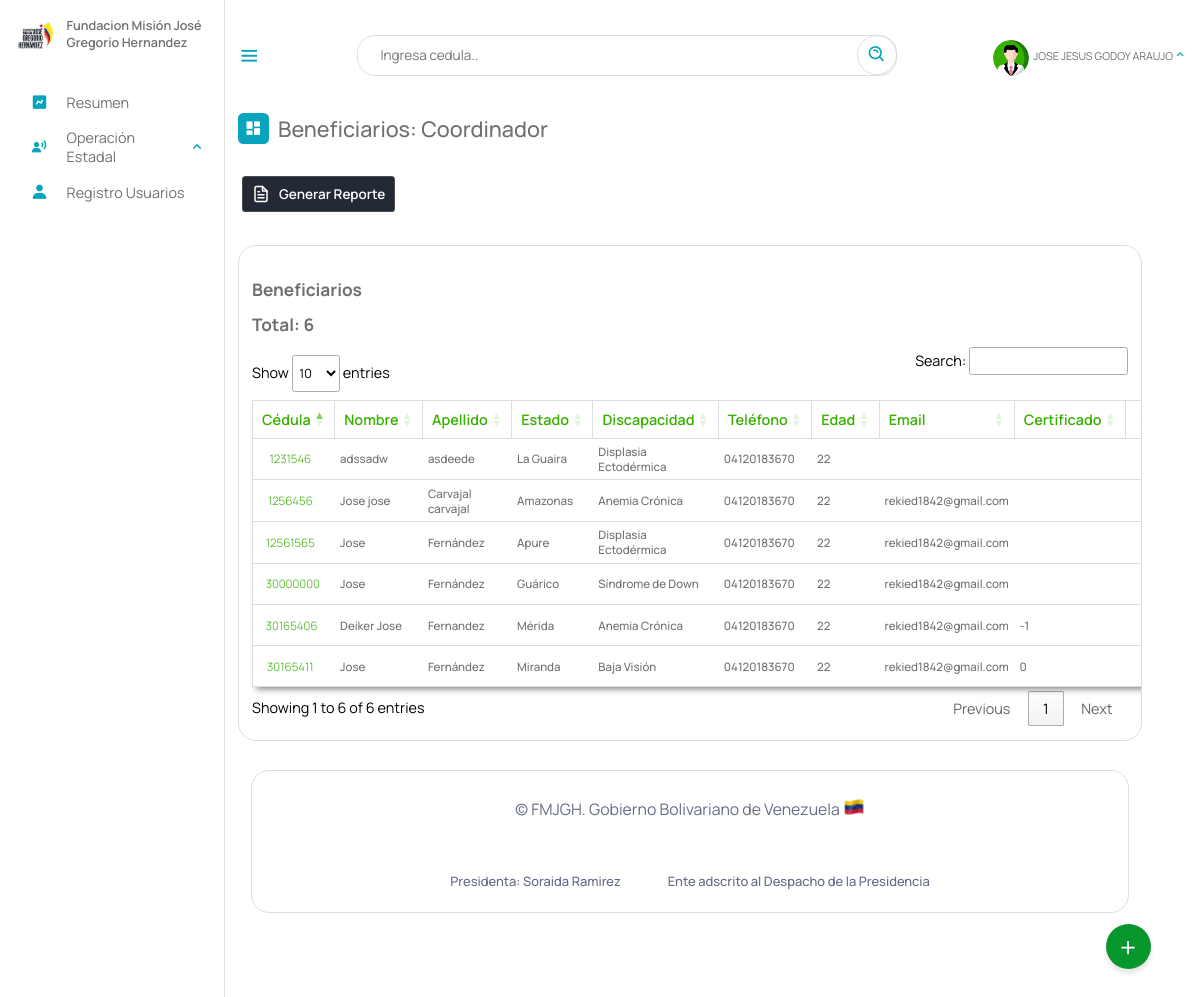
Screenshot of /Escritorio/Beneficiarios.php (signed in) with the database file from the repository.
### tables this page shows
CREATE TABLE `beneficiario` (
  `cedula` int(12) NOT NULL,
  `nombre` text NOT NULL,
  `apellido` text NOT NULL,
  `fecha_naci` date NOT NULL,
  `email` varchar(50) NOT NULL,
  `telefono` varchar(12) NOT NULL,
  `nacionalidad` char(2) NOT NULL,
  `edad` int(2) NOT NULL,
  `sexo` char(1) NOT NULL,
  `edo_civil` text NOT NULL,
  `nro_hijo` int(2) DEFAULT NULL,
  `estado` varchar(10) NOT NULL,
  `municipio` varchar(20) NOT NULL,
  `parroquia` varchar(10) NOT NULL,
  `discapacidad` varchar(10) NOT NULL,
  `atencion_solicitada` varchar(10) DEFAULT NULL,
  `certificado` varchar(50) DEFAULT NULL,
  `registrado_por` text DEFAULT NULL,
  `fecha_registro` date NOT NULL,
  PRIMARY KEY (`cedula`),
  KEY `estado` (`estado`),
  KEY `discapacidad` (`discapacidad`),
  KEY `atencion_solicitada` (`atencion_solicitada`),
  KEY `municipio` (`municipio`),
  KEY `parroquia` (`parroquia`),
  CONSTRAINT `beneficiario_ibfk_1` FOREIGN KEY (`estado`) REFERENCES `estados` (`id_estados`) ON DELETE CASCADE,
  CONSTRAINT `beneficiario_ibfk_2` FOREIGN KEY (`municipio`) REFERENCES `municipios` (`id_municipios`) ON DELETE CASCADE,
  CONSTRAINT `beneficiario_ibfk_3` FOREIGN KEY (`parroquia`) REFERENCES `parroquia` (`id`) ON DELETE CASCADE ON UPDATE CASCADE,
  CONSTRAINT `beneficiario_ibfk_4` FOREIGN KEY (`discapacidad`) REFERENCES `discapacid_e` (`id_e`) ON DELETE CASCADE,
  CONSTRAINT `beneficiario_ibfk_5` FOREIGN KEY (`atencion_solicitada`) REFERENCES `tipoatencion` (`id`) ON DELETE CASCADE
);

CREATE TABLE `estados` (
  `id_estados` varchar(10) NOT NULL,
  `nombre_estado` text NOT NULL,
  `codigo` varchar(255) NOT NULL,
  PRIMARY KEY (`id_estados`)
);

CREATE TABLE `discapacid_e` (
  `nombre_e` text NOT NULL,
  `id_e` varchar(10) NOT NULL,
  `general` varchar(10) NOT NULL,
  PRIMARY KEY (`id_e`),
  KEY `general` (`general`),
  CONSTRAINT `discapacid_e_ibfk_1` FOREIGN KEY (`general`) REFERENCES `discapacid` (`id_disca`) ON DELETE CASCADE
);

### php/01-discapacitados.php (called while the page is built, shortened)
<?php
include_once("ManejadorBD.php");
class Discapacitados extends ManejadorBD
{
	private $cnn;
	public function __construct($tipoConexion)
	{
		$this->cnn = parent::conectar($tipoConexion);
	}
	public function consultageneral()
	{
		try {
			$stmt = $this->cnn->prepare("SELECT beneficiario.cedula, beneficiario.nombre, beneficiario.apellido, estados.nombre_estado, discapacid_e.nombre_e , beneficiario.telefono, beneficiario.edad, beneficiario.email, beneficiario.certificado, beneficiario.registrado_por FROM `beneficiario`,estados, discapacid_e WHERE beneficiario.estado = estados.id_estados AND beneficiario.discapacidad = discapacid_e.id_e");
			$stmt->setFetchMode(PDO::FETCH_ASSOC);
			$stmt->execute();
			return $stmt->fetchAll();
		} catch (PDOException $error) {
			echo "Error: ejecutando consulta SQL." . $error->getMessage();
			exit();
		}
	}
}

### php/ManejadorBD.php (called while the page is built, shortened)
<?php
	class ManejadorBD extends PDO {
		public $srv	= SRV;
		public $usr	= USR;
		public $pas	= PAS;
		public $dbn	= BDN;
		public function conectar($tipoConexion){
			try{
				switch ($tipoConexion) {
				    case 1:
				        $dsn = "mysql:host=$this->srv;dbname=$this->dbn";
				        break;
				}
				$dbh = new PDO($dsn, $this->usr, $this->pas);
    			$dbh->setAttribute(PDO::ATTR_ERRMODE, PDO::ERRMODE_EXCEPTION);
			}catch(PDOException $error){
                echo "Error al Conectar con la Base de Datos: ".$error->getMessage();
                exit();
			}
            $this->conexionBD = $dbh;
			return $this->conexionBD;
		}
	}
?>

### Escritorio/Beneficiarios.php (the view, shortened to what this page needs)
<?php
include_once("partearriba.php");
?>
<link rel="stylesheet" type="text/css" href="https://cdn.datatables.net/1.11.3/css/jquery.dataTables.min.css">
<div class="dash-contenido">
    <div class="overview">
        <div class="titulo">
            <i class='bx bxs-dashboard'> </i>
            <span class="link-name">Beneficiarios: <?php echo $rol ?></span>
        </div>
    </div>
    <a href="reportes/reportes.php" target="_blank"> <button class="download-button">
            <div class="docs"> Generar Reporte</div>
            <div class="download">
            </div>
        </button></a>
    <div class="tabla-atencion">
       <!--  <div class="group">
            <svg class="iconn" aria-hidden="true" viewBox="0 0 24 24">
                <g>
                    <path d="M21.53 20.47l-3.66-3.66C19.195 15.24 20 13.214 20 11c0-4.97-4.03-9-9-9s-9 4.03-9 9 4.03 9 9 9c2.215 0 4.24-.804 5.808-2.13l3.66 3.66c.147.146.34.22.53.22s.385-.073.53-.22c.295-.293.295-.767.002-1.06zM3.5 11c0-4.135 3.365-7.5 7.5-7.5s7.5 3.365 7.5 7.5-3.365 7.5-7.5 7.5-7.5-3.365-7.5-7.5z"></path>
                </g>
            </svg>
            <input placeholder="Buscar" id="buscador" type="search" class="inputt">
        </div> -->
        <br>
        <h2>Beneficiarios</h2>
        <h2>Total: <?php
                    include_once("../php/01-discapacitados.php");
                    $beneficiario = new Discapacitados(1);
                    $resultados =  $beneficiario->consultageneral();
                    echo count($resultados);
                    ?></h2>
        <table id="atencion">
            <thead>
                <tr>
                    <th>Cédula</th>
                    <th>Nombre</th>
                    <th>Apellido</th>
                    <th>Estado</th>
                    <th>Discapacidad</th>
                    <th>Teléfono</th>
                    <th>Edad</th>
                    <th>Email</th>
                    <th>Certificado</th>
                    <th></th>
                </tr>
            </thead>
            <tbody id="Beneficiarios1">
                <?php foreach ($resultados as $resultado) : ?>
                    <tr>
                        <td><a class="cedula" id="verBeneficiario" href="__verBeneficiario.php?cedula=<?php echo $resultado['cedula']; ?>"><?php echo $resultado['cedula']; ?> </a></td>
                        <td><?php echo $resultado['nombre']; ?></td>
                        <td><?php echo $resultado['apellido']; ?></td>
                        <td><?php echo $resultado['nombre_estado']; ?></td>
                        <td><?php echo $resultado['nombre_e']; ?></td>
                        <td><?php echo $resultado['telefono']; ?></td>
                        <td><?php echo $resultado['edad']; ?></td>
                        <td><?php echo $resultado['email']; ?></td>
                        <td><?php echo $resultado['certificado']; ?></td>
                        <?php if ($rol == "Superusuario") { ?>
                            <td>
                                <button class="buttons" type="button" onclick="eliminar(<?php echo $resultado['cedula']; ?>)">
                                    <span class="buttons__text">Eliminar </span>
                                    <span class="buttons__icon">
                                        <svg class="svg" height="512" viewBox="0 0 512 512" width="512" xmlns="http://www.w3.org/2000/svg">
                                            <title></title>
                                            <path d="M112,112l20,320c.95,18.49,14.4,32,32,32H348c17.67,0,30.87-13.51,32-32l20-320" style="fill:none;stroke:#fff;stroke-linecap:round;stroke-linejoin:round;stroke-width:32px"></path>
                                            <line style="stroke:#fff;stroke-linecap:round;stroke-miterlimit:10;stroke-width:32px" x1="80" x2="432" y1="112" y2="112"></line>
                                            <path d="M192,112V72h0a23.93,23.93,0,0,1,24-24h80a23.93,23.93,0,0,1,24,24h0v40" style="fill:none;stroke:#fff;stroke-linecap:round;stroke-linejoin:round;stroke-width:32px"></path>
                                            <line style="fill:none;stroke:#fff;stroke-linecap:round;stroke-linejoin:round;stroke-width:32px" x1="256" x2="256" y1="176" y2="400"></line>
                                            <line style="fill:none;stroke:#fff;stroke-linecap:round;stroke-linejoin:round;stroke-width:32px" x1="184" x2="192" y1="176" y2="400"></line>
                                            <line style="fill:none;stroke:#fff;stroke-linecap:round;stroke-linejoin:round;stroke-width:32px" x1="328" x2="320" y1="176" y2="400"></line>
                                        </svg>
                                    </span>
                                </button>
                            </td>
                        <?php }else{
                          echo "<td></td>";
                        } ?>
                    </tr>
                <?php endforeach; ?>
            </tbody>
        </table>
    </div>
    <?php
    include_once("parteabajo.php");
    ?>

### Escritorio/estilo.css (style rules this page uses)
* { font-family: 'Manrope', sans-serif; margin: 0; padding: 0; box-sizing: border-box; scroll-behavior: smooth; }
:root { --body-color: ; --tran-03:all 0.2 ease ; --tran-03:all 0.3s ease ; --tran-03:all 0.4s ease ; --tran-03:all 0.5s ease ; }
body { height: 100vh; background-color: #fff; }
.menu-dash .dash-contenido { padding-top: 45px; }
.menu-dash .titulo { display: flex; align-items: center; margin: 70px 0 30px 0; }
.menu-dash .titulo i { position: relative; height: 35px; width: 35px; background-color: #08A4BD; border-radius: 6px; color: #fff; display: flex; align-items: center; justify-content: center; font-size: 20px; }
.menu-dash .titulo .link-name { font-size: 24PX; font-weight: 500; color: #707070; margin-left: 10px; }
table { width: 100%; }

### Escritorio/dash.css (style rules this page uses)
.dash-contenido .tabla-atencion { margin-top: 2rem; border: 1px solid #ddd; border-radius: 20px; padding: 15px; display: flex; flex-direction: column; justify-content: start; align-items: self-start; overflow: auto; }
.dash-contenido .tabla-atencion h2 { margin-bottom: 0.8rem; font-size: 1.2rem; color: #707070; }
.dash-contenido .tabla-atencion table { background-color: #fff; box-shadow: 0 6px 7px -4px rgba(0, 0, 0, 0.5); width: 100%; border: 1px solid #ddd; text-align: left; color: #707070; font-size: 1rem; border-collapse: collapse; transition: .8s; }
.dash-contenido .tabla-atencion table thead th { color: #38b000; font-weight: 600; border: solid 1px #ddd; padding: 10px; }
.dash-contenido .tabla-atencion table tbody td { font-size: .8rem; font-weight: 500; padding: 6px; border-bottom: 1px solid #ddd; }
.dash-contenido .tabla-atencion table tbody td a { max-width: 90%; text-decoration: none; background-color: #fff; font-weight: 300; padding: 6px; color: #38b000; border-radius: 5px; border: 1px solid #38b000; text-align: center; transition: 0.8s ease; display: flex; justify-content: center; flex-wrap: nowrap; }
.download-button { margin-bottom: 20px; position: relative; cursor: pointer; border-width: 0; color: white; font-size: 15px; font-weight: 600; border-radius: 4px; z-index: 1; margin: 5px; }
.download-button .docs { display: flex; align-items: center; justify-content: space-between; gap: 10px; min-height: 40px; padding: 0 10px; border-radius: 4px; z-index: 1; background-color: #242a35; border: solid 1px #e8e8e82d; transition: all .5s cubic-bezier(0.77, 0, 0.175, 1); }
.download { position: absolute; inset: 0; display: flex; align-items: center; justify-content: center; max-width: 90%; margin: 0 auto; z-index: -1; border-radius: 4px; transform: translateY(0%); background-color: #01e056; border: solid 1px #01e0572d; transition: all .5s cubic-bezier(0.77, 0, 0.175, 1); }
.dash-contenido .tabla-atencion table tbody td .cedula { color: #38b000; display: block; max-width: 90%; background-color: #fff; font-weight: 300; padding: 8px; border-radius: 5px; border: none; text-align: center; transition: 0.8s ease; }
table.dataTable.no-footer { width: 100%; }

### Escritorio/02-buttons/01-buttons.css (style rules this page uses)
body { margin: 0; padding: 0; }

### rows the page displays
beneficiario: cedula "1231546", nombre "adssadw", apellido "asdeede", estado.nombre_estado "La Guaira", discapacidad.nombre_e "Displasia Ectodérmica", telefono "04120183670", edad "22"
beneficiario: cedula "1256456", nombre "Jose jose", apellido "Carvajal carvajal", estado.nombre_estado "Amazonas", discapacidad.nombre_e "Anemia Crónica", telefono "04120183670", edad "22", email "rekied1842@gmail.com"
beneficiario: cedula "12561565", nombre "Jose", apellido "Fernández", estado.nombre_estado "Apure", discapacidad.nombre_e "Displasia Ectodérmica", telefono "04120183670", edad "22", email "rekied1842@gmail.com"
beneficiario: cedula "30000000", nombre "Jose", apellido "Fernández", estado.nombre_estado "Guárico", discapacidad.nombre_e "Síndrome de Down", telefono "04120183670", edad "22", email "rekied1842@gmail.com"
beneficiario: cedula "30165406", nombre "Deiker Jose", apellido "Fernandez", estado.nombre_estado "Mérida", discapacidad.nombre_e "Anemia Crónica", telefono "04120183670", edad "22", email "rekied1842@gmail.com", certificado "-1"
beneficiario: cedula "30165411", nombre "Jose", apellido "Fernández", estado.nombre_estado "Miranda", discapacidad.nombre_e "Baja Visión", telefono "04120183670", edad "22", email "rekied1842@gmail.com", certificado "0"

### other values shown
$NombreUsuarioActivo "JOSE JESUS GODOY ARAUJO"
$rol "Coordinador"
count($resultados) "6"
